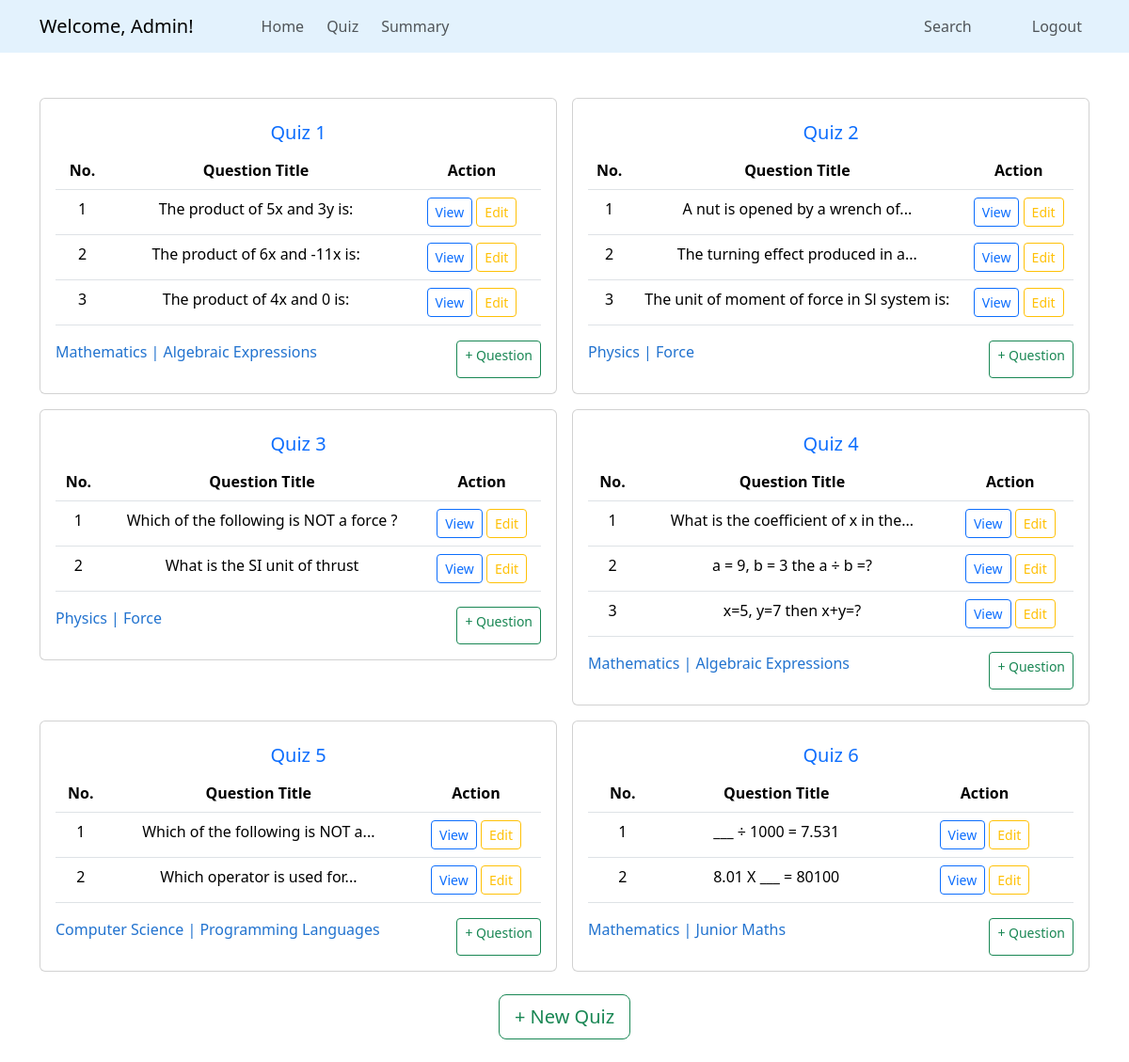
The page /admin/quiz (signed in) on the database its author committed.
### quizapp/models.py (models this page shows, shortened)
class Quiz(db.Model):
    quizid = db.Column(db.Integer, primary_key = True)
    qname = db.Column(db.String(60), nullable = False)
    dateofquiz = db.Column(db.DateTime, nullable = False)
    timeduration = db.Column(db.Integer, nullable = False)
    remarks = db.Column(db.String(30), nullable = True)
    chapterid = db.Column(db.Integer, db.ForeignKey('chapter.cid'), nullable = False) # (foreign key-chapter)
    question = db.relationship('Questions', backref = 'quiz', lazy = True, cascade = 'all, delete')
    scores = db.relationship('Scores', backref = 'quiz', lazy = True, cascade = 'all, delete')

class Questions(db.Model):
    qid = db.Column(db.Integer, primary_key = True)
    question_statement = db.Column(db.Text, nullable = False)
    option_a = db.Column(db.String(60), nullable = False)
    option_b = db.Column(db.String(60), nullable = False)
    option_c = db.Column(db.String(60), nullable = False)
    option_d = db.Column(db.String(60), nullable = False)
    correct_option = db.Column(db.Integer, nullable = False)
    quizid = db.Column(db.Integer, db.ForeignKey('quiz.quizid'), nullable = False)

class Subject(db.Model):
    sid = db.Column(db.Integer, primary_key = True)
    description = db.Column(db.Text, nullable = False)
    sname = db.Column(db.String(60), nullable = False, unique = True)
    chapters = db.relationship('Chapter', backref = 'subject', lazy = True, cascade = 'all, delete')

class Chapter(db.Model):
    cid = db.Column(db.Integer, primary_key = True)
    cname = db.Column(db.String(60), nullable = False)
    description = db.Column(db.Text, nullable = False)
    subjectid = db.Column(db.Integer, db.ForeignKey('subject.sid'), nullable = False)
    quizzes = db.relationship('Quiz', backref = 'chapter', lazy = True, cascade = 'all, delete')

### quizapp/routes.py (the view)
@app.route('/admin/quiz', methods = ['GET', 'POST'])
def manage_quizzes():
    if 'admin_id' in session:
        quizz = Quiz.query.all()
        return render_template('admin/quiz.html', quizzes=quizz )
    flash('Login to access the page', 'danger')
    return redirect(url_for('admin_login'))

### quizapp/templates/admin/quiz.html (shortened to what this page needs)
{% extends "admin/base_dashboard.html" %}
{% block section %}
<section class="container mt-5 align-content-center" id="subject-list">
  <div class="row row-cols-2 g-3">
    {% for quiz in quizzes %}
    <div class="col-sm-6">
      <div class="card">
        <div class="card-body">
          <a href="{{ url_for('view_quiz', qid = quiz.quizid)}}" class="text-decoration-none">
            <h5 class="card-title text-center">
              {{ quiz.qname }}
            </h5>
          </a>
          <table class="table">
            <thead>
              <tr class="text-center">
                <th scope="col">No.</th>
                <th scope="col">Question Title</th>
                <th scope="col">Action</th>
              </tr>
            </thead>
            <tbody>
              {% for question in quiz.question %}
              <tr class="text-center">
                <td>{{ loop.index }}</td>
                <td>{{ question.question_statement | truncate(40) }}</td>
                <td>
                  <a href="{{ url_for('view_question', qid = question.qid)}}"
                    class="btn btn-outline-primary btn-sm">View</a>
                  <a href="{{ url_for('edit_question', qid = question.qid)}}"
                    class="btn btn-outline-warning btn-sm">Edit</a>
                </td>
              </tr>
              {% endfor %}
            </tbody>
          </table>
          <div class="d-flex justify-content-between">
            <p style="color: #2273cf;">{{ quiz.chapter.subject.sname }} | {{ quiz.chapter.cname }}</p>
            <a class="btn btn-outline-success btn-sm" href="{{ url_for('add_question', qid = quiz.quizid)}}"
              role="button">+ Question</a>
          </div>
        </div>
      </div>
    </div>
    {% endfor %}
</section>
<section class="container mt-4" id="new-subject">
  <div class="d-flex justify-content-center">
    <a class="btn btn-outline-success btn-lg" href="{{ url_for('add_quiz') }}" role="button">+ New Quiz</a>
  </div>
  <br>
</section>
{% endblock %}

### rows shown on the page
Quiz: qname "Quiz 1", chapter.subject.sname "Mathematics", chapter.cname "Algebraic Expressions"
Questions: question_statement "The product of 5x and 3y is:"
Questions: question_statement "The product of 6x and -11x is:"
Questions: question_statement "The product of 4x and 0 is:"
Quiz: qname "Quiz 2", chapter.subject.sname "Physics", chapter.cname "Force"
Questions: question_statement "A nut is opened by a wrench of..."
Questions: question_statement "The turning effect produced in a..."
Questions: question_statement "The unit of moment of force in Sl system is:"
Quiz: qname "Quiz 3", chapter.subject.sname "Physics", chapter.cname "Force"
Questions: question_statement "Which of the following is NOT a force ?"
Questions: question_statement "What is the SI unit of thrust"
Quiz: qname "Quiz 4", chapter.subject.sname "Mathematics", chapter.cname "Algebraic Expressions"
Questions: question_statement "What is the coefficient of x in the..."
Questions: question_statement "a = 9, b = 3 the a ÷ b =?"
Questions: question_statement "x=5, y=7 then x+y=?"
Quiz: qname "Quiz 5", chapter.subject.sname "Computer Science", chapter.cname "Programming Languages"
Questions: question_statement "Which of the following is NOT a..."
Questions: question_statement "Which operator is used for..."
Quiz: qname "Quiz 6", chapter.subject.sname "Mathematics", chapter.cname "Junior Maths"
Questions: question_statement "___ ÷ 1000 = 7.531"
Questions: question_statement "8.01 X ___ = 80100"

### other values the page prints
{{ session.get('admin_name') }} "Admin"
